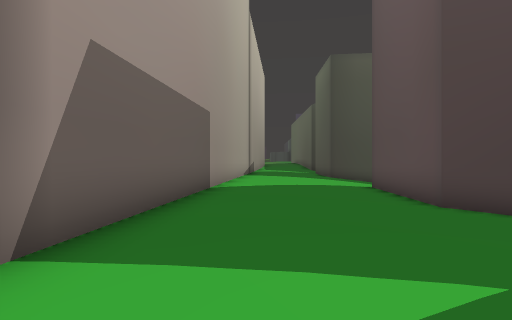
View 1 (above)

18 first-person views from a walk through a 3-D level made in the Unity game engine. The camera is 1.4 m above the floor, looks level and sees 75° across. The floor is counted in squares, 2 m on a side. Each view is taken from the middle of a square. On the plan, view 1 faces up. The plan holds only what a view shows up to about 10 squares ahead; the rest is blank. The place goes on beyond the plan. Some animated figures are not drawn.

View 2
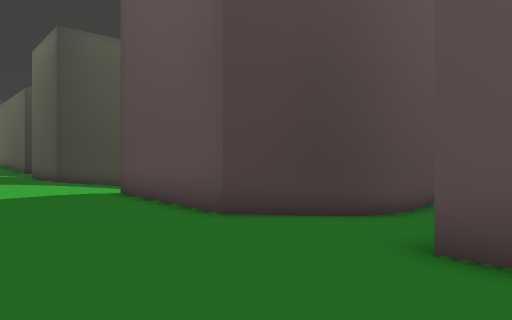

View 3
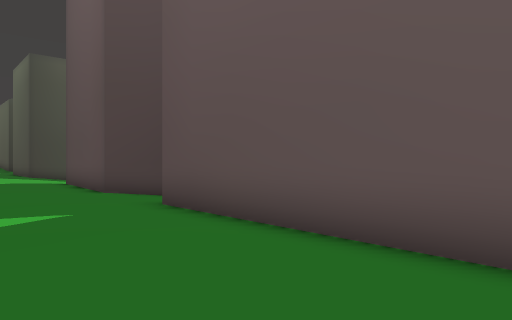

View 4
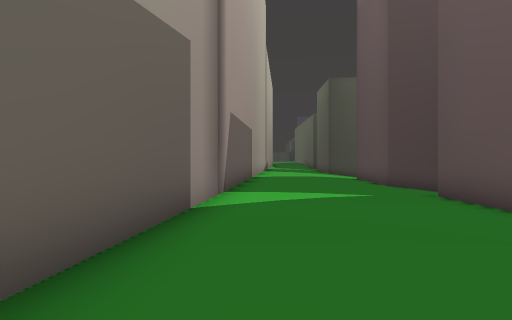

View 5
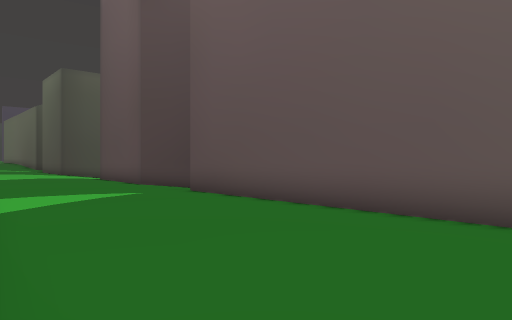

View 6
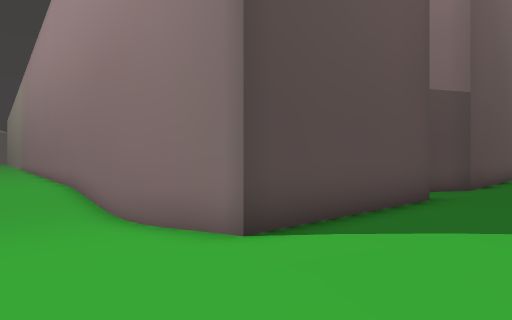

View 7
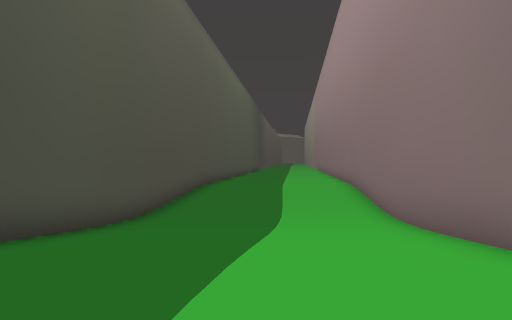

View 8
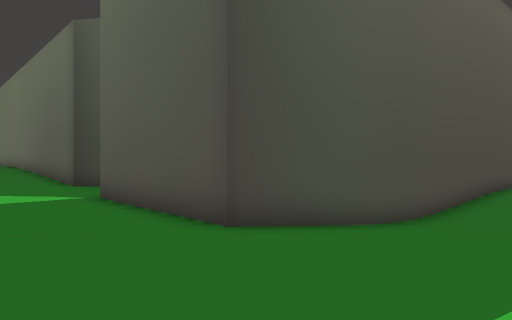

View 9
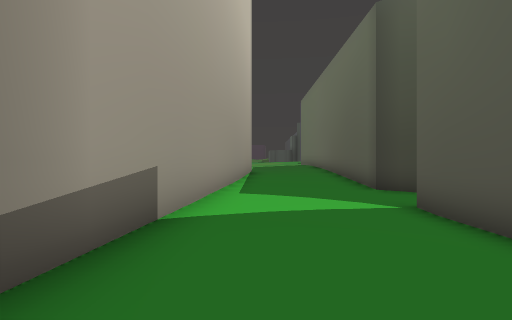

View 10
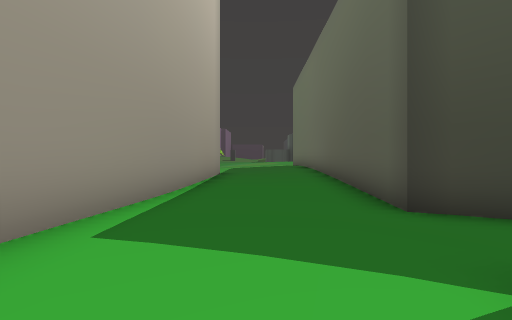

View 11
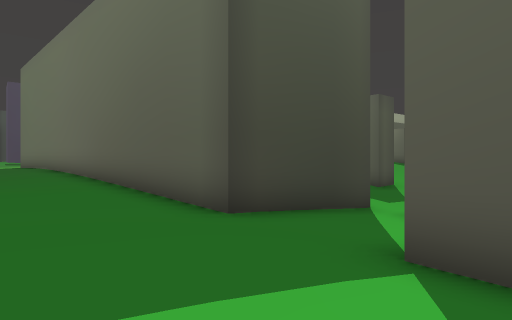

View 12
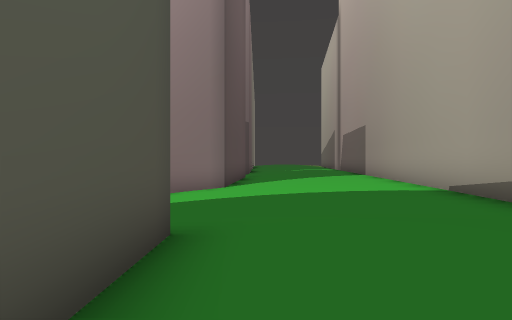

View 13
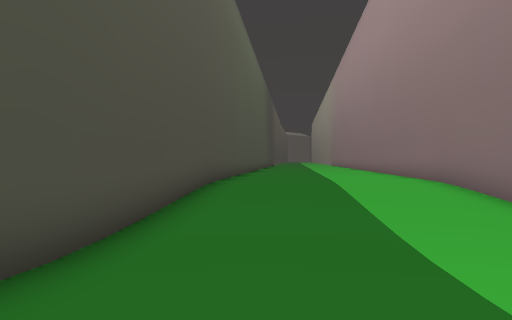

View 14
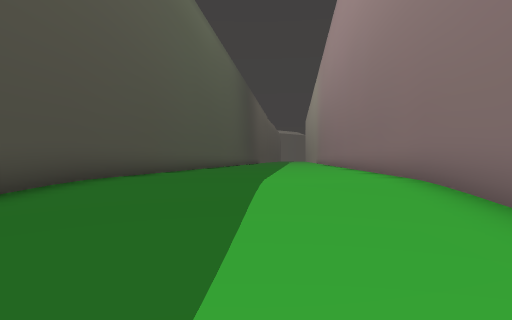

View 15
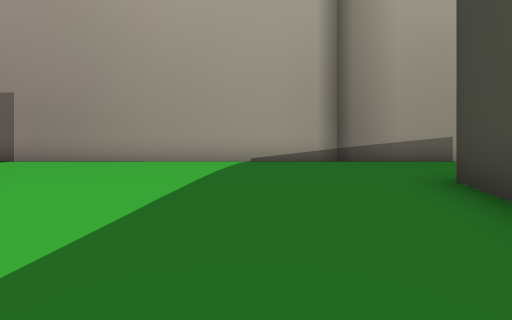

View 16
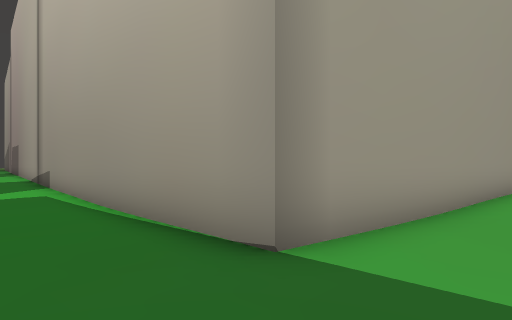

View 17
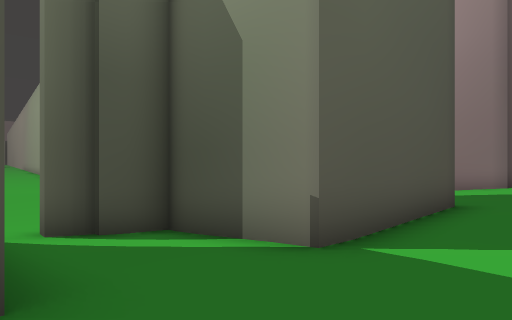

View 18
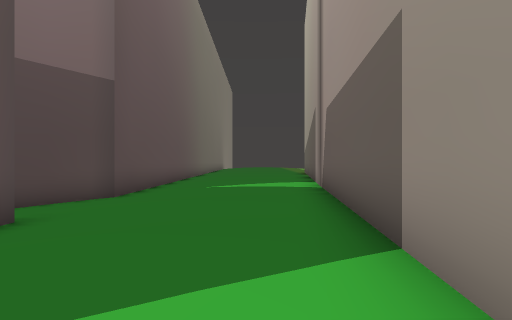

### Floor plan
Key: @ floor where view 1 was taken; # wall or solid block; . main floor; : floor 0.25 m higher than the main floor; - floor 0.25 m lower than the main floor; + floor 0.5 m higher than the main floor; _ floor 0.75 m lower than the main floor; < floor 1 m lower than the main floor; ( floor 1.25 m lower than the main floor; ! floor 1.5 m lower than the main floor; / step, stairs or slope.
Columns run from 8 left of view 1 to 19 right of it. Each row starts with its distance up from view 1.
 33        +++ +
 32  :::::::++++#
 31 #########+++#
 30         #:++#
 29         #:::#
 28         #:::#
 27         #:::#
 26         #...#
 25         #...#####///
 24         #...///////<<
 23         #..-////##((<
 22         #..-###/#
 21         #..-# ###
 20         #..-#
 19        ##..-#
 18        #...-####
 17        #...///<#########
 16        #.../////(!!(//_#####
 15        #.../////(!!(//_____
 14        #.../////(!!(//_____
 13        #.../////(!!(//_____
 12        #.../////(!!(//_____
 11        #..--#####!!(//_____
 10        #..--#   #########__
  9        #..--#           ####
  8       ##..--#
  7       #...--#
  6       #...--########
  5       #...-/////(!!
  4       #...-/////(
  3       #...--###
  2       #...--#
  1       #...--#
  0       #.@.--#
 -1       #...--#
 -2      ##...--#
 -3      #....--#
 -4       ....--#
 -5       ....-

Where each view was taken, in squares from view 1:
view 1: 0 up, 0 right, facing up
view 2: 2 up, 0 right, facing up-right
view 3: 3 down, 0 right, facing up-right
view 4: 5 down, 1 left, facing up
view 5: 5 down, 2 left, facing up-right
view 6: 14 up, 1 right, facing down-right
view 7: 14 up, 1 right, facing right
view 8: 14 up, 1 right, facing up-right
view 9: 16 up, 1 right, facing up
view 10: 20 up, 2 right, facing up
view 11: 21 up, 1 right, facing up-right
view 12: 21 up, 3 right, facing down
view 13: 15 up, 6 right, facing right
view 14: 13 up, 9 right, facing right
view 15: 15 up, 8 right, facing left
view 16: 33 up, 3 right, facing down-left
view 17: 25 up, 2 right, facing down-right
view 18: 11 up, 0 right, facing down
